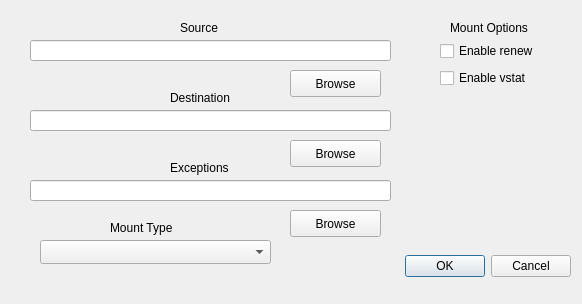
<?xml version="1.0" encoding="UTF-8"?>
<ui version="4.0">
 <class>mountDialog</class>
 <widget class="QDialog" name="mountDialog">
  <property name="geometry">
   <rect>
    <x>0</x>
    <y>0</y>
    <width>582</width>
    <height>304</height>
   </rect>
  </property>
  <property name="windowTitle">
   <string>Dialog</string>
  </property>
  <widget class="QDialogButtonBox" name="buttonBox">
   <property name="geometry">
    <rect>
     <x>230</x>
     <y>250</y>
     <width>341</width>
     <height>32</height>
    </rect>
   </property>
   <property name="orientation">
    <enum>Qt::Horizontal</enum>
   </property>
   <property name="standardButtons">
    <set>QDialogButtonBox::Cancel|QDialogButtonBox::Ok</set>
   </property>
  </widget>
  <widget class="QWidget" name="verticalLayoutWidget">
   <property name="geometry">
    <rect>
     <x>440</x>
     <y>40</y>
     <width>121</width>
     <height>51</height>
    </rect>
   </property>
   <layout class="QVBoxLayout" name="verticalLayout">
    <item>
     <widget class="QCheckBox" name="renewBox">
      <property name="text">
       <string>Enable renew</string>
      </property>
     </widget>
    </item>
    <item>
     <widget class="QCheckBox" name="vstatBox">
      <property name="text">
       <string>Enable vstat</string>
      </property>
     </widget>
    </item>
   </layout>
  </widget>
  <widget class="QLabel" name="label">
   <property name="geometry">
    <rect>
     <x>450</x>
     <y>20</y>
     <width>111</width>
     <height>16</height>
    </rect>
   </property>
   <property name="text">
    <string>Mount Options</string>
   </property>
  </widget>
  <widget class="QLineEdit" name="srcText">
   <property name="geometry">
    <rect>
     <x>30</x>
     <y>40</y>
     <width>361</width>
     <height>21</height>
    </rect>
   </property>
  </widget>
  <widget class="QLineEdit" name="dstText">
   <property name="geometry">
    <rect>
     <x>30</x>
     <y>110</y>
     <width>361</width>
     <height>21</height>
    </rect>
   </property>
  </widget>
  <widget class="QLabel" name="label_2">
   <property name="geometry">
    <rect>
     <x>180</x>
     <y>20</y>
     <width>51</width>
     <height>16</height>
    </rect>
   </property>
   <property name="text">
    <string>Source</string>
   </property>
  </widget>
  <widget class="QLabel" name="label_3">
   <property name="geometry">
    <rect>
     <x>170</x>
     <y>90</y>
     <width>81</width>
     <height>16</height>
    </rect>
   </property>
   <property name="text">
    <string>Destination</string>
   </property>
  </widget>
  <widget class="QPushButton" name="srcBrowseButton">
   <property name="geometry">
    <rect>
     <x>290</x>
     <y>70</y>
     <width>91</width>
     <height>27</height>
    </rect>
   </property>
   <property name="text">
    <string>Browse</string>
   </property>
  </widget>
  <widget class="QPushButton" name="dstBrowseButton">
   <property name="geometry">
    <rect>
     <x>290</x>
     <y>140</y>
     <width>91</width>
     <height>27</height>
    </rect>
   </property>
   <property name="text">
    <string>Browse</string>
   </property>
  </widget>
  <widget class="QComboBox" name="typeBox">
   <property name="geometry">
    <rect>
     <x>40</x>
     <y>240</y>
     <width>231</width>
     <height>24</height>
    </rect>
   </property>
  </widget>
  <widget class="QLabel" name="label_4">
   <property name="geometry">
    <rect>
     <x>110</x>
     <y>220</y>
     <width>111</width>
     <height>16</height>
    </rect>
   </property>
   <property name="text">
    <string>Mount Type</string>
   </property>
  </widget>
  <widget class="QLineEdit" name="excpText">
   <property name="geometry">
    <rect>
     <x>30</x>
     <y>180</y>
     <width>361</width>
     <height>21</height>
    </rect>
   </property>
  </widget>
  <widget class="QPushButton" name="excpBrowseButton">
   <property name="geometry">
    <rect>
     <x>290</x>
     <y>210</y>
     <width>91</width>
     <height>27</height>
    </rect>
   </property>
   <property name="text">
    <string>Browse</string>
   </property>
  </widget>
  <widget class="QLabel" name="label_5">
   <property name="geometry">
    <rect>
     <x>170</x>
     <y>160</y>
     <width>81</width>
     <height>16</height>
    </rect>
   </property>
   <property name="text">
    <string>Exceptions</string>
   </property>
  </widget>
 </widget>
 <resources/>
 <connections>
  <connection>
   <sender>buttonBox</sender>
   <signal>rejected()</signal>
   <receiver>mountDialog</receiver>
   <slot>reject()</slot>
   <hints>
    <hint type="sourcelabel">
     <x>316</x>
     <y>260</y>
    </hint>
    <hint type="destinationlabel">
     <x>286</x>
     <y>274</y>
    </hint>
   </hints>
  </connection>
  <connection>
   <sender>buttonBox</sender>
   <signal>accepted()</signal>
   <receiver>mountDialog</receiver>
   <slot>Accepted()</slot>
   <hints>
    <hint type="sourcelabel">
     <x>451</x>
     <y>271</y>
    </hint>
    <hint type="destinationlabel">
     <x>127</x>
     <y>278</y>
    </hint>
   </hints>
  </connection>
  <connection>
   <sender>srcBrowseButton</sender>
   <signal>clicked()</signal>
   <receiver>mountDialog</receiver>
   <slot>SrcBrowseClicked()</slot>
   <hints>
    <hint type="sourcelabel">
     <x>315</x>
     <y>82</y>
    </hint>
    <hint type="destinationlabel">
     <x>443</x>
     <y>105</y>
    </hint>
   </hints>
  </connection>
  <connection>
   <sender>dstBrowseButton</sender>
   <signal>clicked()</signal>
   <receiver>mountDialog</receiver>
   <slot>DstBrowseClicked()</slot>
   <hints>
    <hint type="sourcelabel">
     <x>341</x>
     <y>165</y>
    </hint>
    <hint type="destinationlabel">
     <x>428</x>
     <y>148</y>
    </hint>
   </hints>
  </connection>
  <connection>
   <sender>excpBrowseButton</sender>
   <signal>clicked()</signal>
   <receiver>mountDialog</receiver>
   <slot>ExcpBrowseClicked()</slot>
   <hints>
    <hint type="sourcelabel">
     <x>336</x>
     <y>218</y>
    </hint>
    <hint type="destinationlabel">
     <x>423</x>
     <y>205</y>
    </hint>
   </hints>
  </connection>
 </connections>
 <slots>
  <slot>Accepted()</slot>
  <slot>SrcBrowseClicked()</slot>
  <slot>DstBrowseClicked()</slot>
  <slot>ExcpBrowseClicked()</slot>
 </slots>
</ui>
